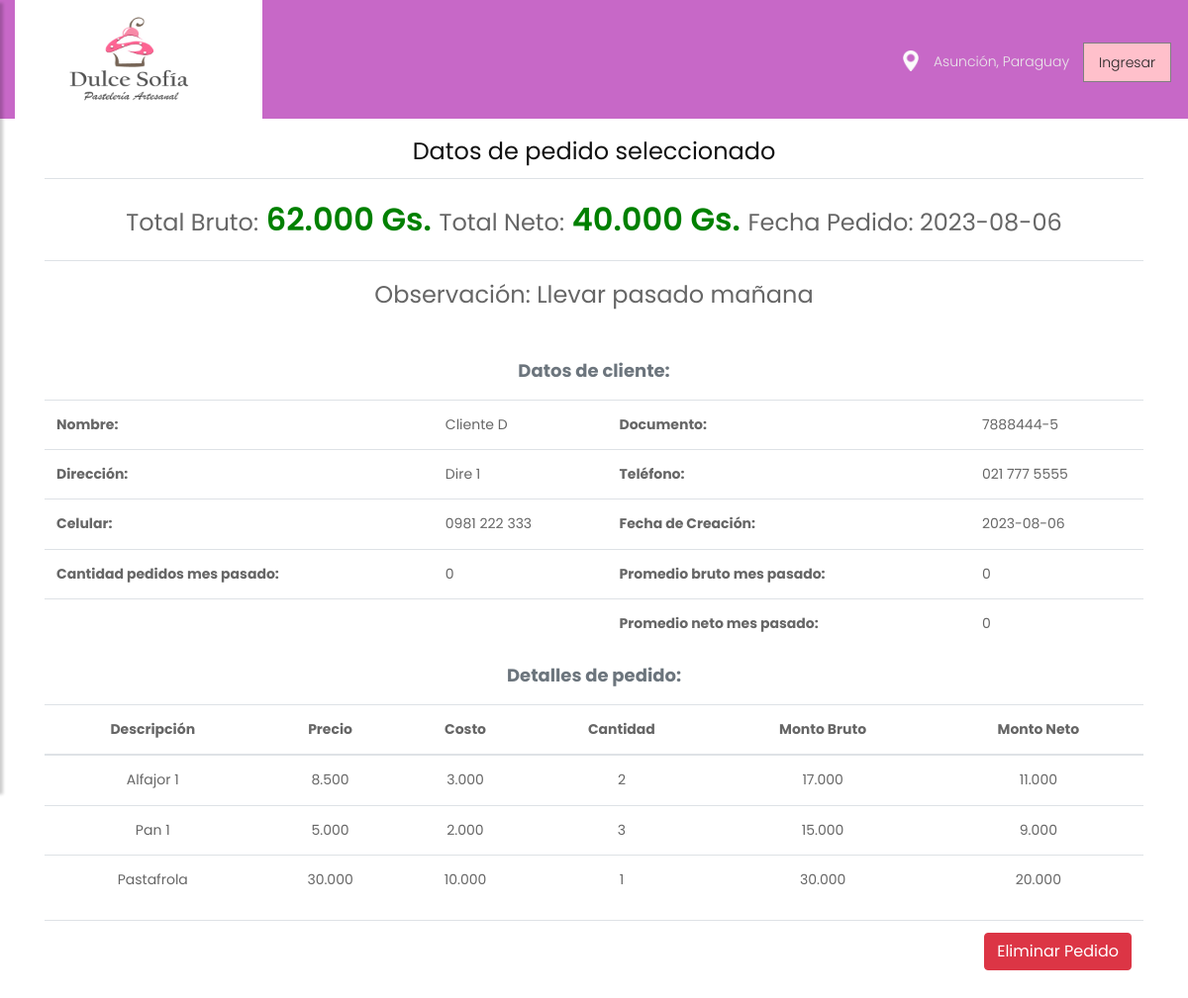
The app's page /order_selected.php?order_id=2 with its own data.
### tables this page shows
CREATE TABLE IF NOT EXISTS `orders` (
  `id` bigint UNSIGNED NOT NULL AUTO_INCREMENT,
  `subject_id` int NOT NULL,
  `gross_total` decimal(10,0) NOT NULL,
  `net_total` decimal(10,0) NOT NULL,
  `creation_timestamp` timestamp NOT NULL DEFAULT CURRENT_TIMESTAMP,
  `observation` text,
  PRIMARY KEY (`id`),
  UNIQUE KEY `id` (`id`)
);

CREATE TABLE IF NOT EXISTS `subject` (
  `id` bigint UNSIGNED NOT NULL AUTO_INCREMENT,
  `name` text NOT NULL,
  `document_value` text,
  `address` text,
  `telephone` text,
  `cellphone` text,
  `creation_timestamp` timestamp NOT NULL DEFAULT CURRENT_TIMESTAMP,
  PRIMARY KEY (`id`),
  UNIQUE KEY `id` (`id`)
);

CREATE TABLE IF NOT EXISTS `orders_detail` (
  `id` bigint UNSIGNED NOT NULL AUTO_INCREMENT,
  `product_id` int NOT NULL,
  `product_description` text NOT NULL,
  `quantity` int NOT NULL,
  `gross_amount` decimal(10,0) NOT NULL,
  `net_amount` decimal(10,0) NOT NULL,
  `creation_timestamp` timestamp NOT NULL DEFAULT CURRENT_TIMESTAMP,
  `price` decimal(10,0) NOT NULL,
  `cost` decimal(10,0) NOT NULL,
  `orders_id` int NOT NULL,
  PRIMARY KEY (`id`),
  UNIQUE KEY `id` (`id`)
);

### web/order_selected.php (the view, shortened to what this page needs)
<?php
  include_once 'header.php';
?>
<!DOCTYPE html>
<html lang="en">
<head>
    <link rel="stylesheet" href="css/bootstrap.min.css">
    <link rel="stylesheet" href="css/owl.carousel.min.css">
    <link rel="stylesheet" href="css/style.css">
    <link rel="stylesheet" href="css/responsive.css">
    <link rel="stylesheet" href="css/font-awesome.css">
</head>
<body class="main-layout">
    <div class="wrapper">
    <div id="content">
      <div class="bg_bg">
        <div class="about" style="background-color:white">
          <div class="container" style="margin-top:45px;">
            <div class="row">
              <div class="col-md-12">
                <h1 align="center">Datos de pedido seleccionado</h1>
                <table align="center" class="table">
                  <?php
                    require_once 'includes/dbh.inc.php';
                    $sql = "SELECT net_total, gross_total, date(creation_timestamp) as creation_date, coalesce(observation,'') as observation FROM orders WHERE id = ".$_GET["order_id"];
                    $result = $conn->query($sql);
                    if ($result->num_rows > 0) {
                        if($row = $result->fetch_assoc()) {
                          echo "<tr><td align='center' style='font-size: x-large;'>
                          Total Bruto:<span class='generalAmount'>
                          ".number_format($row["gross_total"],0,",",".")." Gs.
                          </span>
                          Total Neto:<span class='generalAmount'>
                          ".number_format($row["net_total"],0,",",".")." Gs.
                          </span>
                          Fecha Pedido: ".$row["creation_date"]."
                          </td></tr>";
                          if($row["observation"] != ""){
                            echo "<tr><td align='center' style='font-size: x-large;'>
                            Observación: ".$row["observation"]."
                            </td></tr>";
                          }
                        }
                    }else {
                        echo "0 results";
                    }
                  ?>
                </table>
                  <table align="center" class="table" style="margin-bottom:0;">
                    <caption class="myCaption">Datos de cliente:</caption>
                    <tbody id="subjectDataTbody">
                      <?php
                        require_once 'includes/dbh.inc.php';
                        $sql = "SELECT s.id as subject_id, s.name, s.document_value, s.address, s.telephone, s.cellphone, date(s.creation_timestamp)
                         as creation_date from orders o join subject s on o.subject_id = s.id where o.id = ".$_GET["order_id"];
                        $result = $conn->query($sql);
                        if ($result->num_rows > 0) {
                            if($row = $result->fetch_assoc()) {
                              echo "<tr>
                              <td class='myBold'>Nombre:</td><td>".$row["name"]."</td>
                              <td class='myBold'>Documento:</td><td>".$row["document_value"]."</td>
                              </tr>
                              <tr>
                              <td class='myBold'>Dirección:</td><td>".$row["address"]."</td>
                              <td class='myBold'>Teléfono:</td><td>".$row["telephone"]."</td>
                              </tr>
                              <tr>
                              <td class='myBold'>Celular:</td><td>".$row["cellphone"]."</td>
                              <td class='myBold'>Fecha de Creación:</td><td>".$row["creation_date"]."</td>
                              </tr>";
                              $sql = "SELECT count(*) as quantity, coalesce(AVG(gross_total),0) as gross_average, coalesce(AVG(net_total),0) as net_average FROM orders WHERE
                               YEAR(creation_timestamp) = YEAR(CURRENT_DATE - INTERVAL 1 MONTH) AND MONTH(creation_timestamp) =
                                MONTH(CURRENT_DATE - INTERVAL 1 MONTH)
                                and subject_id = ".$row["subject_id"];
                              $result = $conn->query($sql);
                              if ($result->num_rows > 0) {
                                if($row = $result->fetch_assoc()) {
                                  echo "<tr>
                                  <td class='myBold'>Cantidad pedidos mes pasado:</td><td>".$row["quantity"]."</td>
                                  <td class='myBold'>Promedio bruto mes pasado:</td><td>".number_format($row["gross_average"],0,",",".")."</td>
                                  </tr>";
                                  echo "<tr>
                                  <td></td><td></td>
                                  <td class='myBold'>Promedio neto mes pasado:</td><td>".number_format($row["net_average"],0,",",".")."</td>
                                  </tr>";
                                }
                              }
                            }
                        }else {
                            echo "Error al traer datos de cliente";
                        }
                      ?>
                    </tbody>
                  </table>
                <table align="center" class="table">
                  <caption class="myCaption">Detalles de pedido:</caption>
                  <thead align="center">
                    <tr>
                      <th>Descripción</th>
                      <th>Precio</th>
                      <th>Costo</th>
                      <th>Cantidad</th>
                      <th>Monto Bruto</th>
                      <th>Monto Neto</th>
                    </tr>
                  </thead>
                  <tbody align="center">
                  <?php
                    require_once 'includes/dbh.inc.php';
                    $sql = "SELECT product_description, price, cost, quantity, gross_amount, net_amount FROM orders_detail WHERE orders_id = ".$_GET["order_id"];
                    $result = $conn->query($sql);
                    if ($result->num_rows > 0) {
                        while($row = $result->fetch_assoc()) {
                          echo "<tr><td>".$row["product_description"]."</td>
                          <td>".number_format($row["price"],0,",",".")."</td>
                          <td>".number_format($row["cost"],0,",",".")."</td>
                          <td>".number_format($row["quantity"],0,",",".")."</td>
                          <td>".number_format($row["gross_amount"],0,",",".")."</td>
                          <td>".number_format($row["net_amount"],0,",",".")."</td>
                          </tr>";
                        }
                    }else {
                        echo "0 results";
                    }
                  ?>
                  </tbody>
                </table>
                <form method="POST" action="includes/process.inc.php" onsubmit="return confirmDelete()">
                  <table class="table">
                    <tr>
                      <td align="right">
                        <button class="btn btn-danger" type="submit" name="delete">Eliminar Pedido</button>
                      </td>
                    </tr>
                  </table>
                </form>
              </div>
            </div>
          </div>
        </div>
    </div>
    </div>
</body>
</html>

### web/css/style.css (style rules this page uses)
body { color: #666666; font-size: 14px; font-family: 'poppins', sans-serif; line-height: 1.80857; font-weight: normal; }
h1, h2, h3, h4, h5, h6 { letter-spacing: 0; font-weight: normal; position: relative; padding: 0 0 10px 0; font-weight: normal; line-height: normal; color: #111111; margin: 0 }
h1 { font-size: 24px }
*, *::after, *::before { -webkit-box-sizing: border-box; -moz-box-sizing: border-box; box-sizing: border-box; }
a, .btn { text-decoration: none !important; outline: none !important; -webkit-transition: all .3s ease-in-out; -moz-transition: all .3s ease-in-out; -ms-transition: all .3s ease-in-out; -o-transition: all .3s ease-in-out; transition: all .3s ease-in-out; }
button { border: 0; margin: 0; padding: 0; cursor: pointer; }
.about { padding-top: 90px; }
.bg_bg { background: url(../images/bg.jpg); }
.generalAmount { color: green; font-weight: 600; font-size: xx-large; }
.myCaption { font-weight: bold; font-size: large; caption-side: top; text-align: center; }
.myBold { font-weight: bold; }

### records on screen
orders: gross_total "62.000", net_total "40.000"
subject: name "Cliente D", document_value "7888444-5", address "Dire 1", telephone "021 777 5555", cellphone "0981 222 333"
orders_detail: product_description "Alfajor 1", price "8.500", cost "3.000", quantity "2", gross_amount "17.000", net_amount "11.000"
orders_detail: product_description "Pan 1", price "5.000", cost "2.000", quantity "3", gross_amount "15.000", net_amount "9.000"
orders_detail: product_description "Pastafrola", price "30.000", cost "10.000", quantity "1", gross_amount "30.000", net_amount "20.000"

### other values on screen
$row["creation_date"] "2023-08-06"
$row["observation"] "Llevar pasado mañana"
$row["quantity"] "0"
$row["gross_average"] "0"
$row["net_average"] "0"
